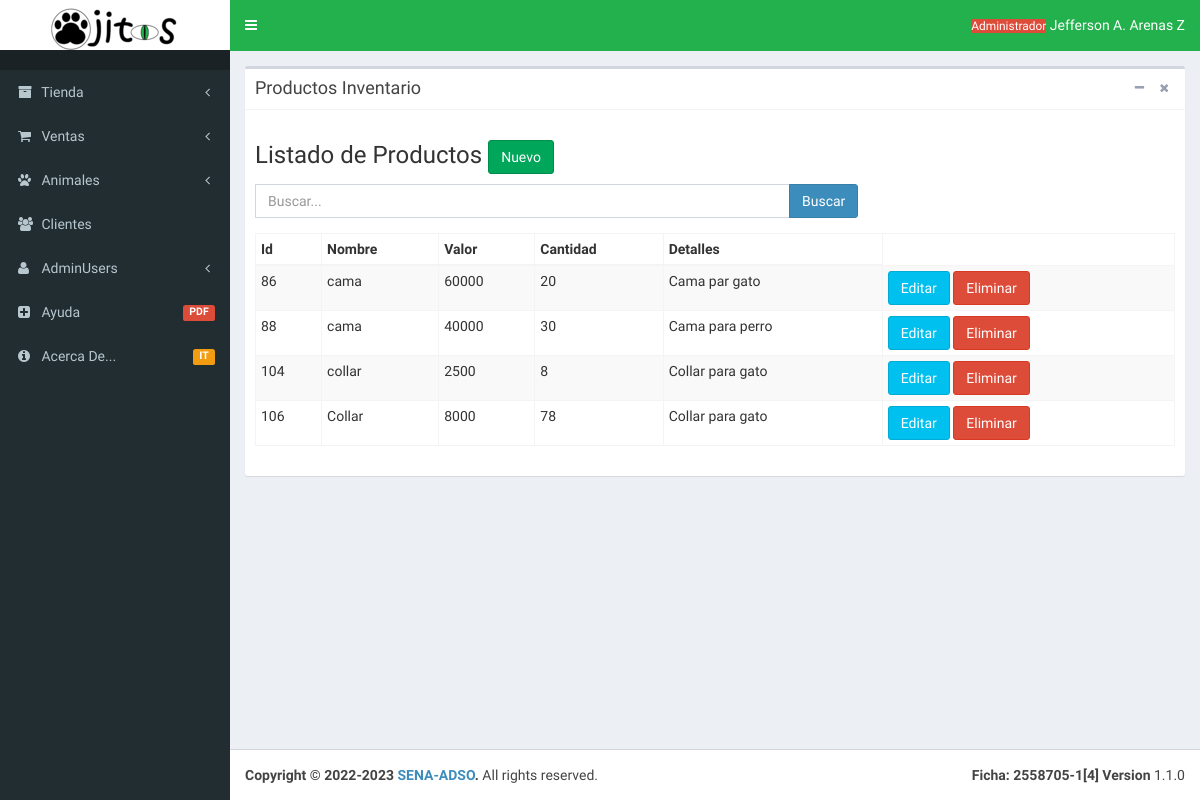
Page /Vista/html/Dashboard/Productos/productosAdmListado.php on the earlier database version.
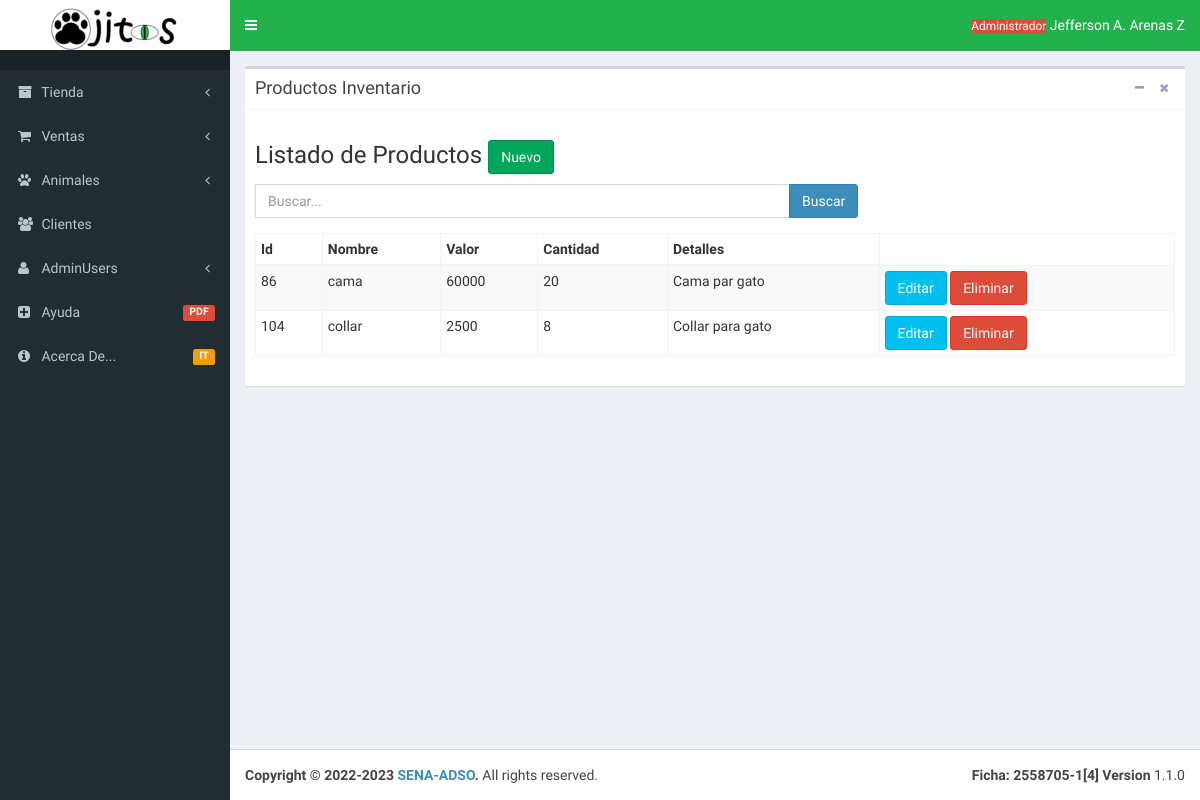
Same page on the later database version.
### tables this page shows
CREATE TABLE `producto` (
  `idProducto` int(11) NOT NULL AUTO_INCREMENT,
  `nombreProducto` varchar(50) NOT NULL,
  `valorProducto` decimal(65,0) NOT NULL,
  `stockProducto` int(100) NOT NULL,
  `descripcionProducto` text NOT NULL,
  PRIMARY KEY (`idProducto`)
);

### Vista/html/Dashboard/Productos/productosAdmListado.php (the view, shortened to what the changed rows need)
<!DOCTYPE html>
<html>
<?php
    include 'C:\xampp\htdocs\Ojitos\Vista\html\HeaderSlider\headall.php';
    ?>
   <body class="hold-transition skin-blue sidebar-mini">
    <div class="wrapper">
      <?php
    include 'C:\xampp\htdocs\Ojitos\Vista\html\HeaderSlider\headerall.php';
    include 'C:\xampp\htdocs\Ojitos\Vista\html\HeaderSlider\slidermenuAdmin.php';
    ?>
      <div class="content-wrapper">
        <section class="content">
          <div class="row">
            <div class="col-md-12">
              <div class="box">
                <div class="box-body">
                 <div class="row">
                  <div class="col-md-12">
                    <div class="row">
                      <div class="col-lg-12 col-md-12 col-sm-12 col-xs-12">
                        <div class="table-responsive">
                          <table class="table table-striped table-bordered table-condensed table-hover">
                            <thead>
                              <th>Id</th>
                              <th>Nombre</th>
                              <th>Valor</th>
                              <th>Cantidad</th>
                              <th>Detalles</th>
                            </thead>
                    <?php
                        $inc = include("Conexion.php");
                            if ($inc) {
                                if (isset($_POST["enviar"])) {
                                  $buscar = $_POST["textbox"];
                                  $Result = "CALL BuscarProductoStockAdmin ('%$buscar%')";
                                  $buscarResult= mysqli_query($conexion, $Result);
                                    while ($row = $buscarResult->fetch_array()) {
                                        $idProducto = $row["idProducto"];
                                        $nombreProducto = $row["nombreProducto"];
                                        $valorProducto = $row["valorProducto"];
                                        $stockProducto = $row["stockProducto"];
                                        $descripcionProducto = $row["descripcionProducto"];
                                        ?>
                                        <tr>
                                            <td><?php echo $idProducto ?>  </td>
                                            <td><?php echo $nombreProducto ?></td>
                                            <td><?php echo $valorProducto ?></td>
                                            <td><?php echo $stockProducto ?></td>
                                            <td><?php echo $descripcionProducto ?></td>
                                            <td>
                                                <a href="proadmlistadoEditar.php?id=<?php echo $row ['idProducto'];?>"><button class="btn btn-info">Editar</button></a>
                                                <a href="proadmlistadoEliminar.php?id=<?php echo $row ['idProducto'];?>"><button class="btn btn-danger">Eliminar</button></a>
                                            </td>
                                        </tr>
            <?php
                                }}else{
                                  $traer = "SELECT * FROM producto";
                                  $resultado = mysqli_query($conexion, $traer);
                                 if ($resultado) {
                                    while ($row = $resultado->fetch_array()) {
                                        $idProducto = $row["idProducto"];
                                        $nombreProducto = $row["nombreProducto"];
                                        $valorProducto = $row["valorProducto"];
                                        $stockProducto = $row["stockProducto"];
                                        $descripcionProducto = $row["descripcionProducto"];
                                        ?>
                                        <tr>
                                            <td><?php echo $idProducto ?>  </td>
                                            <td><?php echo $nombreProducto ?></td>
                                            <td><?php echo $valorProducto ?></td>
                                            <td><?php echo $stockProducto ?></td>
                                            <td><?php echo $descripcionProducto ?></td>
                                            <td>
                                                <a href="proadmlistadoEditar.php?id=<?php echo $row ['idProducto'];?>"><button class="btn btn-info">Editar</button></a>
                                                <a href="proadmlistadoEliminar.php?id=<?php echo $row ['idProducto'];?>"><button class="btn btn-danger">Eliminar</button></a>
                                            </td>
                                        </tr>
            <?php
                                }}}
        ?>
                                  </table>
                                    <?php
                        }
                            ?>
                        </div>
                      </div>
                    </div>
                  </div>
                </div>
              </div>
            </div>
          </div>
        </div>
      </div>
    </div>
<?php
    include 'C:\xampp\htdocs\Ojitos\Vista\html\HeaderSlider\footer.php';
    ?>
</body>
</html>

Differences in the rows shown:
removed producto: idProducto "88", nombreProducto "cama", valorProducto "40000", stockProducto "30", descripcionProducto "Cama para perro"
removed producto: idProducto "106", nombreProducto "Collar", valorProducto "8000", stockProducto "78", descripcionProducto "Collar para gato"
